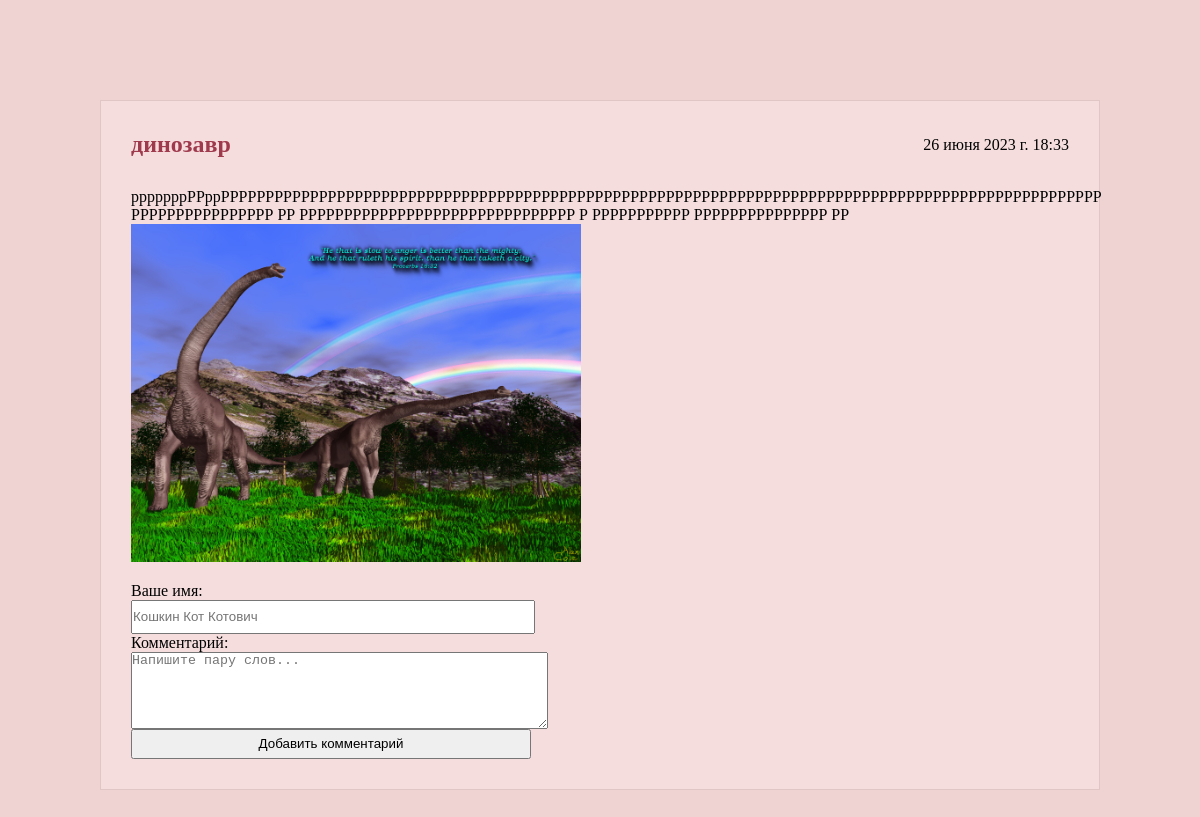
The app's page /post/17 with its own data.
### posts/models.py (models this page shows, shortened)
class Post(models.Model):
    title=models.CharField(max_length=50, verbose_name="Заголовок")
    text=models.TextField(blank=False, verbose_name="Текст")
    image=models.ImageField(upload_to="%Y/%m/%d/", verbose_name="Изображение", blank=True, null=True)
    create_date=models.DateTimeField(auto_now_add=True, verbose_name="Дата публикации")
    class Meta:
        verbose_name = "Пост"
        verbose_name_plural = "Посты"
        ordering = ["-create_date"]

### posts/views.py (the view)
# urls.py: path('post/<int:post_pk>', post_detail_view, name='post'),
def post_detail_view(request, post_pk):
    post = Post.objects.get(pk=post_pk)
    if request.method == "POST":
        form = CommentForm(request.POST)
        if form.is_valid():
            comment = form.save(commit = False)
            comment.post = post
            comment.save()
            form = CommentForm()
    else:
        form = CommentForm()
    comments = Comment.objects.filter(post=post)
    context = {'post_detail': post, 'comments': comments, 'comment_form': form}
    return render(request, 'posts/post_detail.html', context)

### posts/forms.py
class CommentForm(forms.ModelForm):
    class Meta:
        model = Comment
        fields = ('name', 'text')
    name = forms.CharField(max_length = 50,
                           min_length = 3,
                           label = "Ваше имя",
                           widget = forms.TextInput(attrs={'placeholder': 'Кошкин Кот Котович'}))
    text = forms.CharField(max_length=600,
                           label = "Комментарий",
                           widget = forms.Textarea(attrs={'cols':50, 'rows': 5, 'placeholder': 'Напишите пару слов...'}))

### posts/templates/posts/post_detail.html (shortened to what this page needs)
{%extends 'root.html'%}
{%block content%}
<div class="layout">
<div class="content">
    <div class="h_content"><h2>{{post_detail.title}}</h2>{{post_detail.create_date}}</div>
    <p>{{post_detail.text}}</p>
    {%if post_detail.image%}
    <img style="width: 450px;" src = "{{ post_detail.image.url }}">
    {%endif%}
    <form action="" method="post"  style="display: flex; flex-direction: column;">
        {{ comment_form }}
        <input type="submit" value="Добавить комментарий">
    </form>
    </div>
</div>
{%endblock%}

### static/css/style.css (style rules this page uses)
* { margin: 0; padding: 0; }
.layout { background-color: rgb(239 210 210); height: 100%; padding: 100px; }
.content { border: 1px solid #e1c6c6; display: flex; flex-direction: column; align-items: flex-start; padding: 30px; background-color: #f9e7e791; }
h2 { color: #9f3a4d; margin-right: 20px; }
.h_content { display: flex; align-items: center; width: 100%; justify-content: space-between; margin-bottom: 30px; }
input { height: 30px; width: 400px; }

### records on screen
Post: title "динозавр", create_date "26 июня 2023 г. 18:33", text "рррррррРРррРРРРРРРРРРРРРРРРРРРРРРРРРРРРРРРРРРРРРРРРРРРРРРРРРРРРРРРРРРРРРРРРРРРРРРРРРРРРРРРРРРРРРРРРРРРРРРРРРРР РРРРРРРРРРРРРРРР РР РРРРРРРРРРРРРРРРРРРРРРРРРРРРРРР Р РРРРРРРРРРР РРРРРРРРРРРРРРР РР", image (picture)
